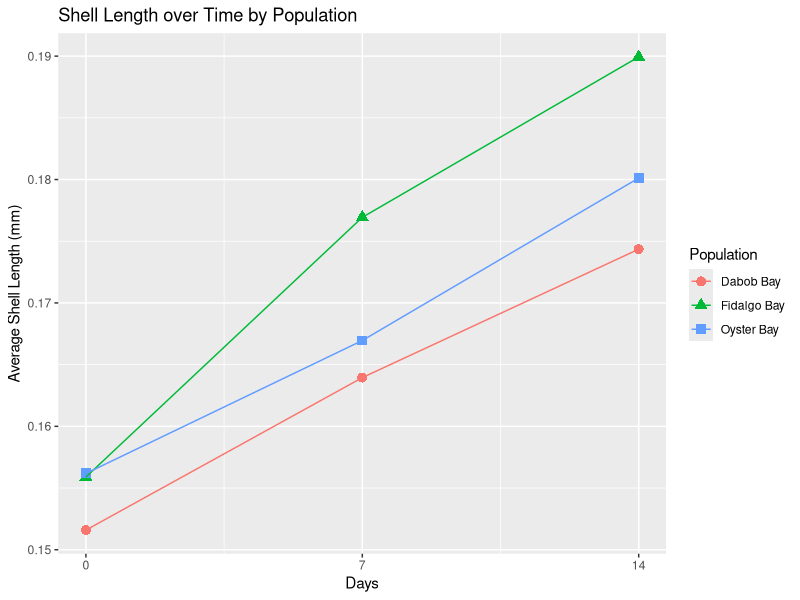
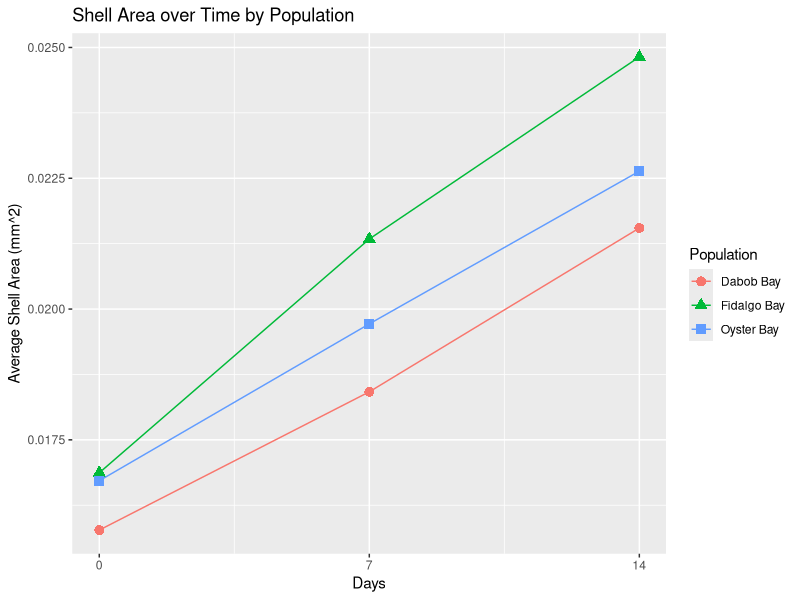

Reproduce these figures in R, in order. (Note: this script raises an error after producing the figures.)
## ---- chunk 1
library(ggplot2)
library(dplyr)
library(tidyr)
library(stringr)
## ---- chunk 2
PS_larvae <- read.csv("../raw_data/Copy of PS_Larvae.csv") 

## ---- chunk 3
popul_days <- group_by(PS_larvae, Population, Date)
## ---- chunk 4
#average length for each population
avg_l_popul <- summarize(popul_days, mean_l = mean(Average_Length), na.rm = TRUE)
#added column for days after start
avg_l_popul$Days = c(0, 14, 7, 0, 14, 7, 0, 14, 7)
## ---- chunk 5
#scatterplot of days passed vs length for each population with a line of best fit for each population
lengthvsdays <- ggplot(data = avg_l_popul, mapping = aes(x = Days, y = mean_l, group = Population)) +
  geom_point(aes(shape = Population, color = Population), size = 3) +
  geom_line(aes(color=Population)) +  
  labs(x = "Days", y = "Average Shell Length (mm)") +
  scale_x_continuous(breaks = c (0, 7, 14)) +
  ggtitle("Shell Length over Time by Population")
print(lengthvsdays)
## ---- chunk 6
#average area for each population
avg_a_popul <- summarize(popul_days, mean_a = mean(Area), na.rm = TRUE)
#added column for days after start
avg_a_popul$Days = c(0, 14, 7, 0, 14, 7, 0, 14, 7)
#scatterplot of days passed vs length for each population with a line of best fit for each population
areavsdays <- ggplot(data = avg_a_popul, mapping = aes(x = Days, y = mean_a, group = Population)) +
  geom_point(aes(shape = Population, color = Population), size = 3) +
  geom_line(aes(color=Population)) +
  labs(x = "Days", y = "Average Shell Area (mm^2)") +
  scale_x_continuous(breaks = c (0, 7, 14)) +
  ggtitle("Shell Area over Time by Population")
print(areavsdays)
## ---- chunk 7
#gathered necessary variables from larval_counts raw data
popul_larvae <- summarize(larval_counts, Date, Population, Family, Total.Larvae,)  %>% 
group_by(Date,Population) 
popul_larvae$Date <- as.Date(popul_larvae$Date, "%m/%d/%Y")
#sectioned out only families that spawned and summed for each population
popul_tot <- summarise(popul_larvae, total_by_date = sum(Total.Larvae))
popul_tot <- group_by(popul_tot, Population) %>%
  mutate(popul_total = cumsum(total_by_date))
## ---- chunk 8
#made a graph of oysters spawned over time for each population
larvaevsdate <- ggplot(popul_tot, mapping = aes(x = Date, y = popul_total, group = Population)) +
  geom_line(aes(color=Population)) +
  labs(x = "Date", y = "Total Oysters Spawned") +
  scale_x_date(breaks = "1 week") +
  ggtitle("Oysters Spawned over Time by Population")
print(larvaevsdate)
